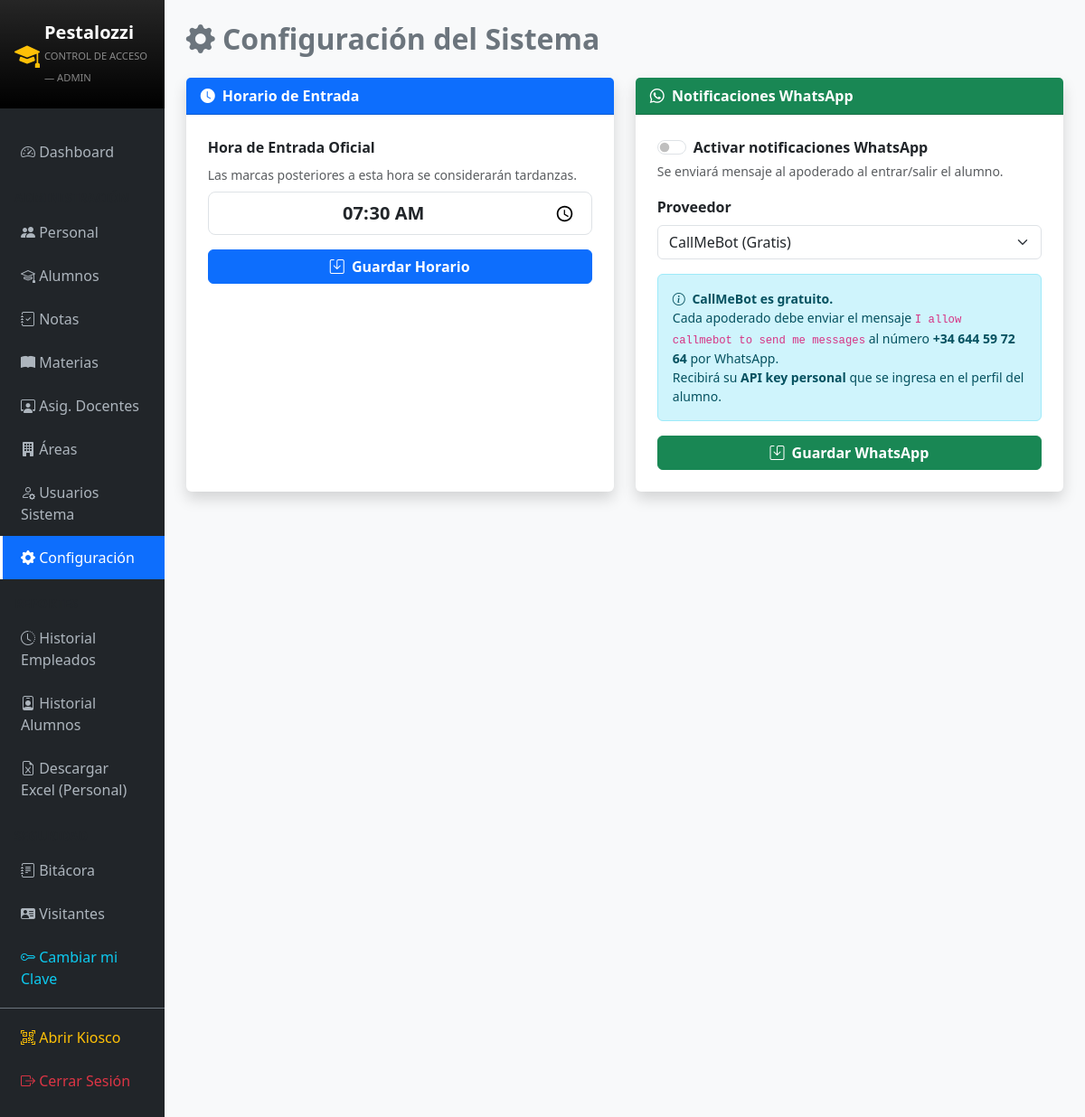
Screenshot of /public/index.php?c=Setting (signed in) with the database file from the repository.
### tables this page shows
CREATE TABLE IF NOT EXISTS `configuracion` (
  `id` int NOT NULL AUTO_INCREMENT,
  `clave` varchar(50) NOT NULL,
  `valor` varchar(255) NOT NULL,
  PRIMARY KEY (`id`),
  UNIQUE KEY `clave` (`clave`)
);

### app/controllers/SettingController.php (called while the page is built, shortened)
<?php
require_once '../app/config/db.php';
require_once '../app/models/Setting.php';
class SettingController {
    private $cfg;
    public function __construct() {
        $database  = new Database();
        $this->cfg = new Setting($database->getConnection());
    }
    public function index() {
        $entry_time = $this->cfg->get('hora_entrada') ?? '07:30';
        $wa_activo    = $this->cfg->get('wa_activo')    ?? '0';
        $wa_proveedor = $this->cfg->get('wa_proveedor') ?? 'callmebot';
        require_once '../app/views/settings/index.php';
    }
}
?>

### app/config/db.php (called while the page is built, shortened)
<?php
class Database {
    private $host     = "localhost";
    private $db_name  = "pestalozzi_db";
    private $username = "root";
    private $password = "";
    public function getConnection() {
        $this->conn = null;
        try {
            $this->conn = new PDO(
                "mysql:host=" . $this->host . ";dbname=" . $this->db_name . ";charset=utf8mb4",
                $this->username,
                $this->password,
                [
                    PDO::ATTR_ERRMODE            => PDO::ERRMODE_EXCEPTION,
                    PDO::ATTR_DEFAULT_FETCH_MODE => PDO::FETCH_ASSOC,
                    PDO::ATTR_EMULATE_PREPARES   => false,
                ]
            );
            $this->conn->exec("SET time_zone = '-05:00'");
        } catch (PDOException $e) {
            error_log("Error de conexión BD: " . $e->getMessage());
            http_response_code(500);
            die("
            <div style='font-family:sans-serif;text-align:center;padding:60px;background:#fff3cd;border:2px solid #ffc107;border-radius:10px;max-width:500px;margin:100px auto'>
                <h2 style='color:#856404'>⚠️ Sin conexión a la base de datos</h2>
                <p>Verifica que MySQL esté activo y que la BD <b>pestalozzi_db</b> exista.</p>
                <p><small>Abre <b>public/diagnostico.php</b> para más detalles.</small></p>
            </div>");
        }
        return $this->conn;
    }
}
?>

### app/models/Setting.php (called while the page is built, shortened)
<?php
class Setting {
    private $conn;
    private $tabla = "configuracion";
    public function __construct($db) {
        $this->conn = $db;
    }
    public function get($clave) {
        $query = "SELECT valor FROM " . $this->tabla . " WHERE clave = :clave LIMIT 1";
        $stmt = $this->conn->prepare($query);
        $stmt->bindParam(':clave', $clave);
        $stmt->execute();
        $fila = $stmt->fetch(PDO::FETCH_ASSOC);
        return $fila ? $fila['valor'] : null;
    }
}
?>

### app/views/settings/index.php (the view, shortened to what this page needs)
<!DOCTYPE html>
<html lang="es">
<head>
    <link href="https://cdn.jsdelivr.net/npm/bootstrap@5.3.0/dist/css/bootstrap.min.css" rel="stylesheet">
    <link rel="stylesheet" href="https://cdn.jsdelivr.net/npm/bootstrap-icons@1.10.0/font/bootstrap-icons.css">
</head>
<body class="bg-light">
<div class="d-flex">
    <?php require_once '../app/views/layouts/sidebar.php'; ?>
    <div class="flex-grow-1 p-4" style="height:100vh;overflow-y:auto">
        <h2 class="mb-4 fw-bold text-secondary"><i class="bi bi-gear-fill"></i> Configuración del Sistema</h2>
        <div class="row g-4">
            <div class="col-md-6">
                <div class="card shadow border-0 h-100">
                    <div class="card-header bg-primary text-white fw-bold">
                        <i class="bi bi-clock-fill me-1"></i> Horario de Entrada
                    </div>
                    <div class="card-body p-4">
                        <form action="?c=Setting&a=update" method="POST">
                            <div class="mb-3">
                                <label class="form-label fw-bold">Hora de Entrada Oficial</label>
                                <p class="text-muted small mb-2">Las marcas posteriores a esta hora se considerarán tardanzas.</p>
                                <input type="time" name="entry_time"
                                       class="form-control form-control-lg text-center fw-bold"
                                       value="<?php echo htmlspecialchars($entry_time ?? '07:30'); ?>" required>
                            </div>
                            <button type="submit" class="btn btn-primary w-100 fw-bold">
                                <i class="bi bi-save me-1"></i> Guardar Horario
                            </button>
                        </form>
                    </div>
                </div>
            </div>
            <div class="col-md-6">
                <div class="card shadow border-0 h-100">
                    <div class="card-header bg-success text-white fw-bold">
                        <i class="bi bi-whatsapp me-1"></i> Notificaciones WhatsApp
                    </div>
                    <div class="card-body p-4">
                        <form action="?c=Setting&a=update" method="POST">
                            <div class="mb-3">
                                <div class="form-check form-switch">
                                    <input class="form-check-input" type="checkbox" name="wa_activo"
                                           id="waActivo" value="1"
                                           <?php echo ($wa_activo ?? '0') === '1' ? 'checked' : ''; ?>>
                                    <label class="form-check-label fw-bold" for="waActivo">
                                        Activar notificaciones WhatsApp
                                    </label>
                                </div>
                                <small class="text-muted">Se enviará mensaje al apoderado al entrar/salir el alumno.</small>
                            </div>
                            <div class="mb-3">
                                <label class="form-label fw-bold">Proveedor</label>
                                <select name="wa_proveedor" class="form-select"
                                        onchange="toggleWaFields(this.value)">
                                    <option value="callmebot" <?php echo ($wa_proveedor ?? 'callmebot') === 'callmebot' ? 'selected' : ''; ?>>
                                        CallMeBot (Gratis)
                                    </option>
                                </select>
                            </div>
                            <div id="callmebotInfo" style="display:<?php echo ($wa_proveedor ?? 'callmebot') === 'callmebot' ? 'block' : 'none'; ?>">
                                <div class="alert alert-info small mb-3">
                                    <strong><i class="bi bi-info-circle me-1"></i> CallMeBot es gratuito.</strong><br>
                                    Cada apoderado debe enviar el mensaje
                                    <code>I allow callmebot to send me messages</code>
                                    al número <strong>+34 644 59 72 64</strong> por WhatsApp.<br>
                                    Recibirá su <strong>API key personal</strong> que se ingresa en el perfil del alumno.
                                </div>
                            </div>
                            <button type="submit" class="btn btn-success w-100 fw-bold">
                                <i class="bi bi-save me-1"></i> Guardar WhatsApp
                            </button>
                        </form>
                    </div>
                </div>
            </div>
        </div>
    </div>
</div>
</body>
</html>

### rows the page displays
configuracion: entry_time "07:30"
configuracion: wa_proveedor "CallMeBot (Gratis)"

### other values shown
$_SESSION['role'] "ADMIN"
